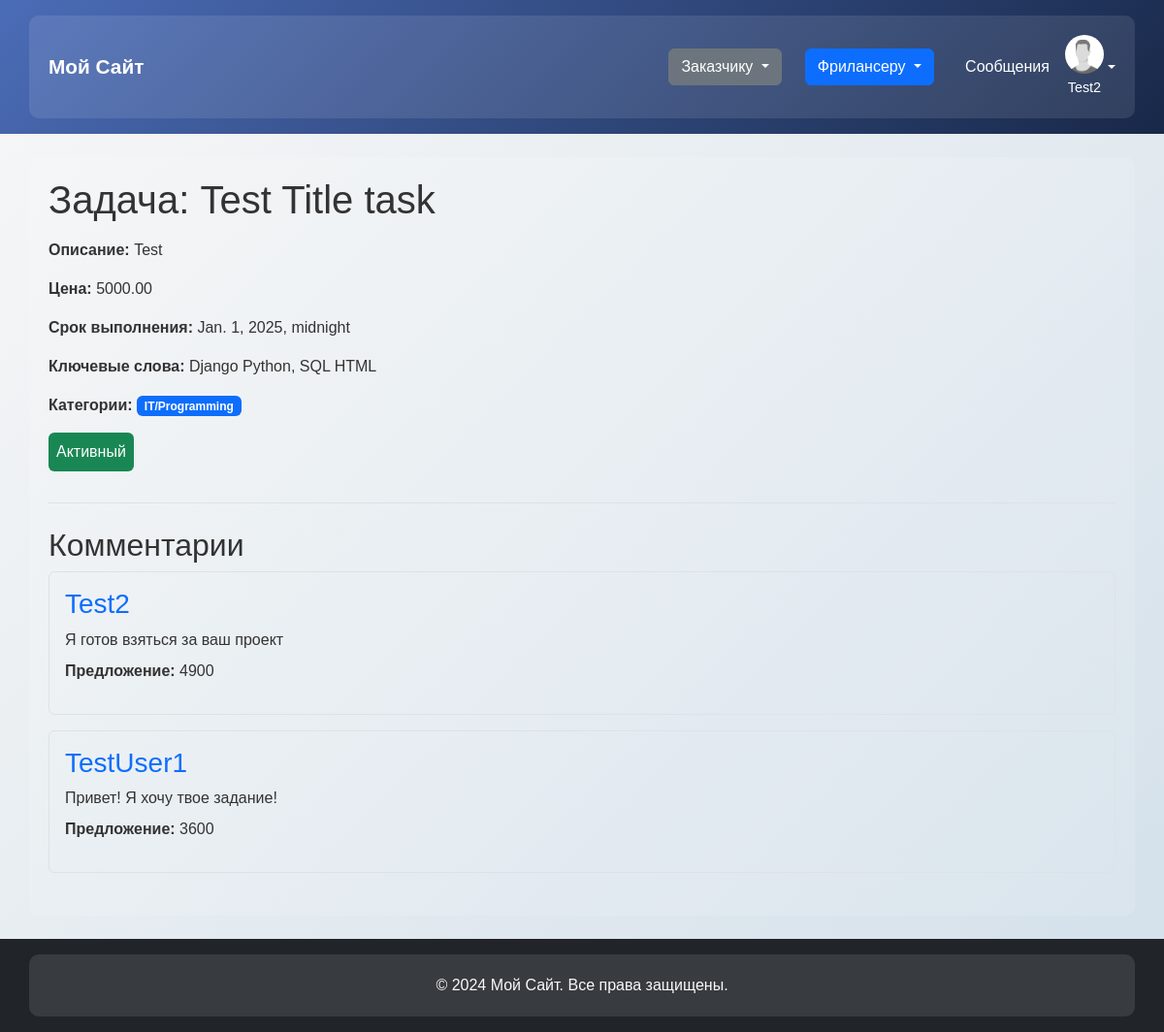
Page /project/view/2/ (signed in) on the committed database.
### MySite/models.py (models this page shows, shortened)
class CustomUser(AbstractUser):
    ROLE_CHOICES = (
        ('customer', 'Customer'),
        ('executor', 'Executor'),
    )
    role = models.CharField(max_length=10, choices=ROLE_CHOICES, default='customer')
    user_permissions = models.ManyToManyField(
        'auth.Permission',
        related_name='customuser_permissions',  # Устанавливаем уникальное имя для связи
        blank=True
    )
    groups = models.ManyToManyField(
        'auth.Group',
        related_name='customuser_groups',  # Уникальное имя для связи
        blank=True
    )
    def is_executor(self):
        return self.role == 'executor'

class Task(models.Model):
    STATUS_CHOICES = [
        ('active', 'Активный'),
        ('inactive', 'Неактивный'),
        ('in_progress', 'В работе'),
        ('completed', 'Завершён'),
    ]
    customer = models.ForeignKey(CustomUser, on_delete=models.CASCADE, related_name="tasks")
    executor = models.ForeignKey(CustomUser, on_delete=models.CASCADE, related_name="tasks_on_work", null=True)
    categories = models.ManyToManyField(Category, default="Not have categories", related_name="task_category")
    key_words = models.CharField(max_length=50, help_text='specialization')
    title = models.CharField(max_length=100, help_text="Name of the task")
    description = models.TextField(help_text="Description of your task")
    price = models.DecimalField(max_digits=10, decimal_places=2, help_text="Price")
    deadline = models.DateTimeField(help_text="Your deadline")
    create_at = models.DateTimeField(auto_now_add=True, help_text='Created time')
    status = models.CharField(
        max_length=20,
        choices=STATUS_CHOICES,
        default='active',
        help_text="status of task"
    )

class Category(models.Model):
    name = models.CharField(max_length=50, unique=True)

class Comment(models.Model):
    task = models.ForeignKey(Task, on_delete=models.CASCADE, related_name="comments")
    executor = models.ForeignKey(CustomUser, on_delete=models.CASCADE, related_name="comments")
    content = models.CharField(max_length=200, help_text="type your text")
    offer = models.IntegerField(default=0, help_text="Your proposal")
    created_at = models.DateTimeField(auto_now_add=True)
    class Meta:
        constraints = [
            models.UniqueConstraint(fields=['task', 'executor'], name='unique_task_executor_comment')
        ]

### MySite/views.py (the view, shortened to what this page needs)
# urls.py: path('project/view/<int:pk>/', task_detail_view, name='detail_task'),
@login_required
def task_detail_view(request, pk, executor_id=None):
    task = get_object_or_404(Task, pk=pk)
    comments = task.comments.all()
    if task.status == 'active':
        if request.user.is_executor():
            if comments.filter(executor=request.user).exists():
                return render(request, 'mysite/detail_task.html', {'task': task, 'comments': comments})
            else:
                form = CommentForm()
                return render(request, 'mysite/detail_task.html', {'task': task, 'comments': comments,
                                                                   'form': form})
        return render(request, 'mysite/detail_task.html', {'task': task, 'comments': comments})
    else:
        return render(request, 'mysite/detail_task.html', {'task': task})

### templates/mysite/detail_task.html (shortened to what this page needs)
{% extends "mysite/base.html" %}
{% block content %}
<div class="border-bottom pb-3 mb-3">
    <h1 class="mb-3">Задача: {{ task.title }}</h1>
    <p><strong>Описание:</strong> {{ task.description }}</p>
    <p><strong>Цена:</strong> {{ task.price }}</p>
    <p><strong>Срок выполнения:</strong> {{ task.deadline }}</p>
    {% if task.key_words %}
    <p><strong>Ключевые слова:</strong> {{ task.key_words }}</p>
    {% endif %}
    {% if task.categories.all %}
    <p><strong>Категории:</strong>
        {% for category in task.categories.all %}
        <span class="badge bg-primary">{{ category.name }}</span>
        {% endfor %}
    </p>
    {% endif %}
    {% if task.status == 'active' %}
    <p class="bg-success text-white p-2 rounded d-inline-block">Активный</p>
    {% elif task.status == 'inactive' %}
    <p class="bg-danger text-white p-2 rounded d-inline-block">Неактивный</p>
    {% elif task.status == 'in_progress' %}
    <p class="bg-warning text-white p-2 rounded d-inline-block">В работе</p>
    {% elif task.status == 'completed' %}
    <p class="bg-primary text-white p-2 rounded d-inline-block">Завершен</p>
    {% endif %}
</div>
<div class="mt-4">
    <h2>Комментарии</h2>
    {% for comment in comments %}
    <div class="border rounded p-3 mb-3">
        <h3>
            <a class="text-decoration-none text-primary" href="{% url 'mysite:profile' comment.executor.username %}">
                {{ comment.executor.username }}
            </a>
        </h3>
        <p class="mb-2">{{ comment.content }}</p>
        <p><strong>Предложение:</strong> {{ comment.offer }}</p>
    </div>
    {% empty %}
    <p class="text-muted">Нет комментариев для этой задачи.</p>
    {% endfor %}
</div>
{% endblock %}

### templates/mysite/base.html (shortened to what this page needs)
<!DOCTYPE html>
<html lang="en">
<head>
    <link href="https://stackpath.bootstrapcdn.com/bootstrap/5.3.0/css/bootstrap.min.css" rel="stylesheet">
    <link
            href="https://cdn.jsdelivr.net/npm/bootstrap@5.3.0/dist/css/bootstrap.min.css"
            rel="stylesheet">
    {% load static %}
</head>
<body>
{% block header %}
<header class="py-3" style="background: linear-gradient(135deg, #4b6cb7 0%, #182848 100%);">
    <div class="container">
        <nav class="navbar navbar-expand-lg p-0">
            <div class="container-fluid p-0">
                <a class="navbar-brand text-white fw-bold" href="/" style="font-size: 1.3rem;">Мой Сайт</a>
                <div class="d-flex ms-auto align-items-center gap-3">
                    <div class="dropdown me-2">
                        <button
                                class="btn btn-secondary dropdown-toggle"
                                type="button"
                                id="customerDropdown"
                                data-bs-toggle="dropdown"
                                aria-expanded="false"
                                style="font-size: 1rem;">
                            Заказчику
                        </button>
                    </div>
                    <div class="dropdown me-2">
                        <button
                                class="btn btn-primary dropdown-toggle"
                                type="button"
                                id="freelancerDropdown"
                                data-bs-toggle="dropdown"
                                aria-expanded="false"
                                style="font-size: 1rem;">
                            Фрилансеру
                        </button>
                    </div>
                    {% if request.user.is_authenticated %}
                    <a href="{% url 'mysite:dialog_list' %}" class="text-white text-decoration-none d-flex align-items-center gap-2" style="font-size: 1rem;">
                         Сообщения
                    </a>
                    <div class="dropdown">
                        <a
                                href="{% url 'mysite:profile' request.user.username %}"
                                class="d-flex align-items-center text-decoration-none dropdown-toggle"
                                id="profileDropdown"
                                data-bs-toggle="dropdown"
                                aria-expanded="false">
                            <div class="text-center">
                                <img
                                        src="{% static 'images/avatar.png' %}"
                                        alt="Фото профиля"
                                        class="rounded-circle"
                                        width="40"
                                        height="40">
                                <p class="mt-1 mb-0" style="font-size: 0.9rem;">{{ request.user.username }}</p>
                            </div>
                        </a>
                    </div>
                    {% else %}
                    <a class="text-white text-decoration-none d-flex align-items-center" href="/login"
                       style="font-size: 1rem;">
                        Вход
                    </a>
                    {% endif %}
                </div>
            </div>
        </nav>
    </div>
</header>
{% endblock %}
<main class="container my-4">
    {% block content %}{% endblock %}
</main>
<footer class="bg-dark text-center text-light py-3">
    <div class="container text-center">
        © 2024 Мой Сайт. Все права защищены.
    </div>
</footer>
</body>
</html>

### templates/mysite/base.html (style rules this page uses)
body { background: linear-gradient(135deg, #f7f7f7 0%, #d3e0ea 100%); color: #333; min-height: 100vh; font-family: 'Arial', sans-serif;; }
.container { background: rgba(255, 255, 255, 0.1); padding: 20px; border-radius: 10px; }
a { color: #fff; }

### rows in the picture
CustomUser: user.username "Test2"
Task: title "Test Title task", description "Test", price "5000.00", deadline "Jan. 1, 2025, midnight", key_words "Django Python, SQL HTML"
Category: name "IT/Programming"
Comment: executor.username "Test2", content "Я готов взяться за ваш проект", offer "4900"
Comment: executor.username "TestUser1", content "Привет! Я хочу твое задание!", offer "3600"
